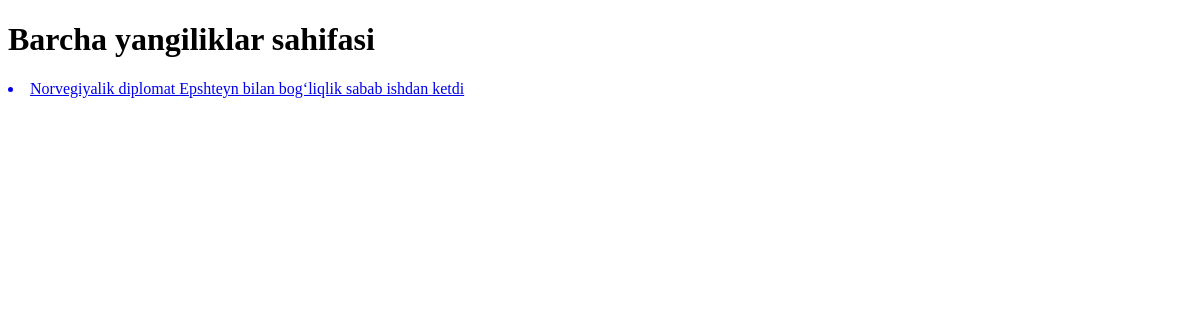
Before: / with the older database file.
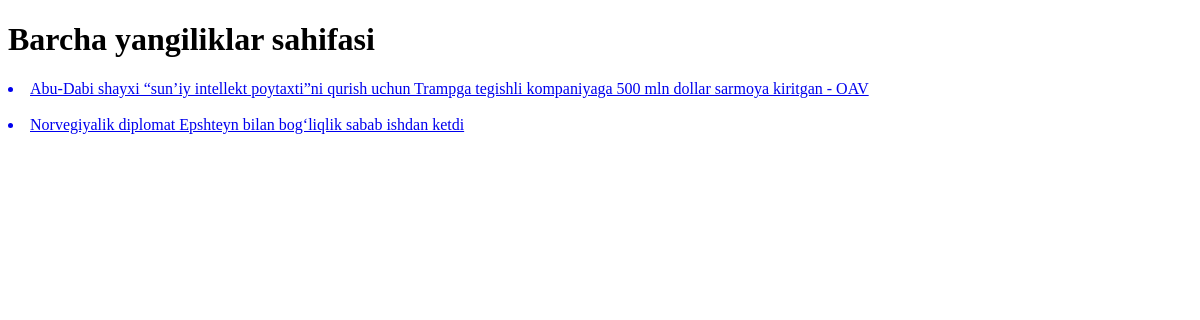
After: the same page with the newer database file.
### app/models.py (models this page shows, shortened)
class News(models.Model):
    class Status(models.TextChoices):
        DRAFT = 'DF', 'Draft'
        Published = 'PU', 'Published'
    title = models.CharField(max_length=300)
    slug = models.SlugField(max_length=300)
    body = models.TextField()
    image = models.ImageField(upload_to='new/images', null=True)
    category = models.ForeignKey(Category, on_delete=models.CASCADE)
    publish_time = models.DateTimeField(default=timezone.now)
    created_time = models.DateTimeField(auto_now_add=True)
    updated_time = models.DateTimeField(auto_now=True)
    status = models.CharField(max_length=2,choices=Status.choices,default=Status.DRAFT)
    class Meta:
        ordering = ['-publish_time']

### app/views.py (the view)
# urls.py: path('', news_list, name='news_list'),
def news_list(request):
    news_list = News.objects.filter(status=News.Status.Published)
    context = {
        'news_list': news_list
    }
    return render(request, 'news/news_list.html', context=context)

### templates/news/news_list.html (shortened to what this page needs)
<!DOCTYPE html>
<html lang="en">
<head>
</head>
<body>
      <h1>Barcha yangiliklar sahifasi</h1>
 {% for news in news_list %}
    <a href="{% url 'news_detail_page' news.pk %}">
      <li>{{ news.title }}</li>
      <br>
    </a>
    {% endfor %}
</body>
</html>

Changed rows visible on the page:
added News: title "Abu-Dabi shayxi “sun’iy intellekt poytaxti”ni qurish uchun Trampga tegishli kompaniyaga 500 mln dollar sarmoya kiritgan - OAV"
